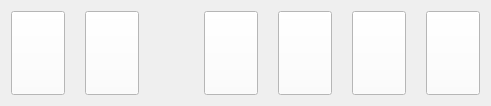
    <widget class="QWidget" name="layoutWidget">
     <property name="geometry">
      <rect>
       <x>20</x>
       <y>10</y>
       <width>491</width>
       <height>91</height>
      </rect>
     </property>
     <layout class="QHBoxLayout" name="top">
      <item>
       <layout class="QHBoxLayout" name="deck">
        <property name="spacing">
         <number>20</number>
        </property>
        <property name="bottomMargin">
         <number>0</number>
        </property>
        <item>
         <widget class="QPushButton" name="deck_back">
          <property name="sizePolicy">
           <sizepolicy hsizetype="Fixed" vsizetype="Fixed">
            <horstretch>0</horstretch>
            <verstretch>0</verstretch>
           </sizepolicy>
          </property>
          <property name="minimumSize">
           <size>
            <width>54</width>
            <height>84</height>
           </size>
          </property>
          <property name="maximumSize">
           <size>
            <width>54</width>
            <height>84</height>
           </size>
          </property>
          <property name="styleSheet">
           <string notr="true">background: white;
border-width:3px;
border-color: black;
</string>
          </property>
          <property name="text">
           <string/>
          </property>
         </widget>
        </item>
        <item>
         <widget class="QPushButton" name="deck_face">
          <property name="sizePolicy">
           <sizepolicy hsizetype="Fixed" vsizetype="Fixed">
            <horstretch>0</horstretch>
            <verstretch>0</verstretch>
           </sizepolicy>
          </property>
          <property name="minimumSize">
           <size>
            <width>54</width>
            <height>84</height>
           </size>
          </property>
          <property name="maximumSize">
           <size>
            <width>54</width>
            <height>84</height>
           </size>
          </property>
          <property name="styleSheet">
           <string notr="true">background: white;
border-width:3px;
border-color: black;</string>
          </property>
          <property name="text">
           <string/>
          </property>
         </widget>
        </item>
       </layout>
      </item>
      <item>
       <spacer name="horizontalSpacer">
        <property name="orientation">
         <enum>Qt::Horizontal</enum>
        </property>
        <property name="sizeHint" stdset="0">
         <size>
          <width>90</width>
          <height>40</height>
         </size>
        </property>
       </spacer>
      </item>
      <item>
       <layout class="QHBoxLayout" name="foundation">
        <property name="spacing">
         <number>20</number>
        </property>
        <property name="leftMargin">
         <number>0</number>
        </property>
        <property name="topMargin">
         <number>0</number>
        </property>
        <property name="bottomMargin">
         <number>0</number>
        </property>
        <item>
         <widget class="QPushButton" name="foundation1">
          <property name="sizePolicy">
           <sizepolicy hsizetype="Fixed" vsizetype="Fixed">
            <horstretch>0</horstretch>
            <verstretch>0</verstretch>
           </sizepolicy>
          </property>
          <property name="minimumSize">
           <size>
            <width>54</width>
            <height>84</height>
           </size>
          </property>
          <property name="maximumSize">
           <size>
            <width>54</width>
            <height>84</height>
           </size>
          </property>
          <property name="styleSheet">
           <string notr="true">background: white;
border-width:3px;
border-color: black;</string>
          </property>
          <property name="text">
           <string/>
          </property>
         </widget>
        </item>
        <item>
         <widget class="QPushButton" name="foundation2">
          <property name="sizePolicy">
           <sizepolicy hsizetype="Fixed" vsizetype="Fixed">
            <horstretch>0</horstretch>
            <verstretch>0</verstretch>
           </sizepolicy>
          </property>
          <property name="minimumSize">
           <size>
            <width>54</width>
            <height>84</height>
           </size>
          </property>
          <property name="maximumSize">
           <size>
            <width>54</width>
            <height>84</height>
           </size>
          </property>
          <property name="styleSheet">
           <string notr="true">background: white;
border-width:3px;
border-color: black;</string>
          </property>
          <property name="text">
           <string/>
          </property>
         </widget>
        </item>
        <item>
         <widget class="QPushButton" name="foundation3">
          <property name="sizePolicy">
           <sizepolicy hsizetype="Fixed" vsizetype="Fixed">
            <horstretch>0</horstretch>
            <verstretch>0</verstretch>
           </sizepolicy>
          </property>
          <property name="minimumSize">
           <size>
            <width>54</width>
            <height>84</height>
           </size>
          </property>
          <property name="maximumSize">
           <size>
            <width>54</width>
            <height>84</height>
           </size>
          </property>
          <property name="styleSheet">
           <string notr="true">background: white;
border-width:3px;
border-color: black;</string>
          </property>
          <property name="text">
           <string/>
          </property>
         </widget>
        </item>
        <item>
         <widget class="QPushButton" name="foundation4">
          <property name="sizePolicy">
           <sizepolicy hsizetype="Fixed" vsizetype="Fixed">
            <horstretch>0</horstretch>
            <verstretch>0</verstretch>
           </sizepolicy>
          </property>
          <property name="minimumSize">
           <size>
            <width>54</width>
            <height>84</height>
           </size>
          </property>
          <property name="maximumSize">
           <size>
            <width>54</width>
            <height>84</height>
           </size>
          </property>
          <property name="styleSheet">
           <string notr="true">background: white;
border-width:3px;
border-color: black;</string>
          </property>
          <property name="text">
           <string/>
          </property>
         </widget>
        </item>
       </layout>
      </item>
     </layout>
    </widget>
